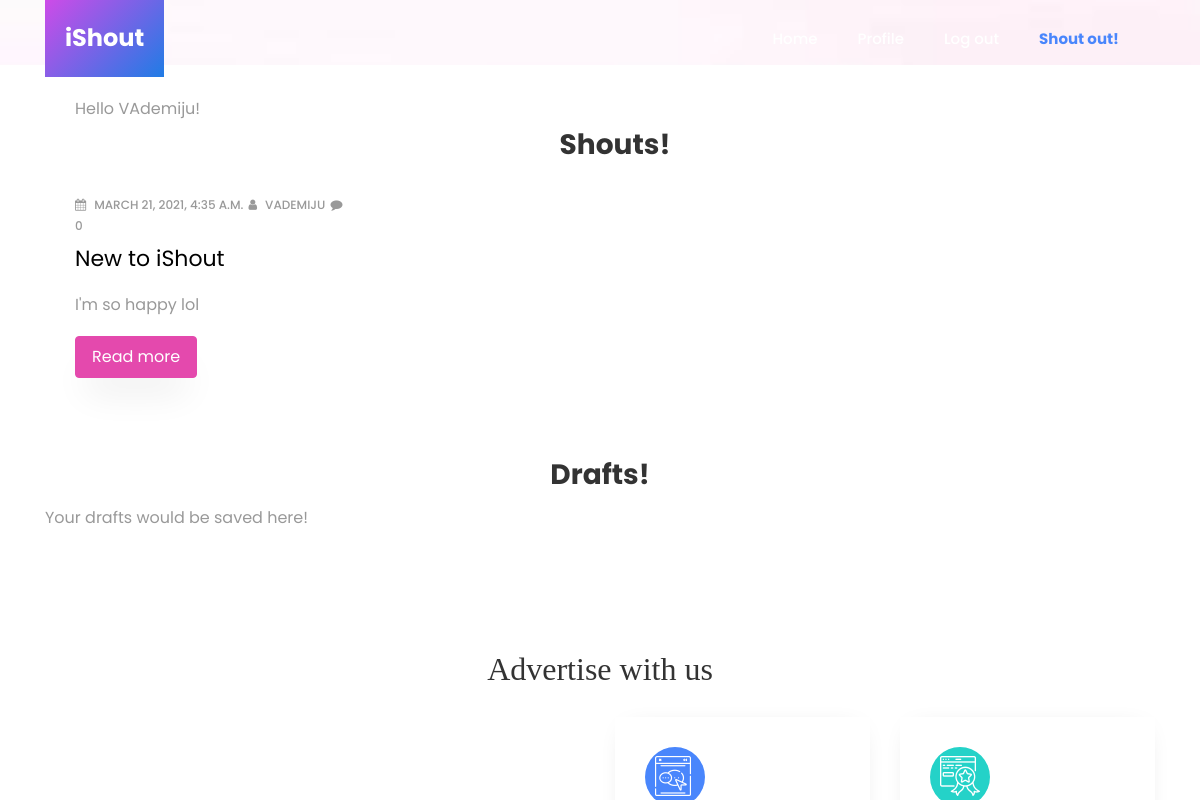
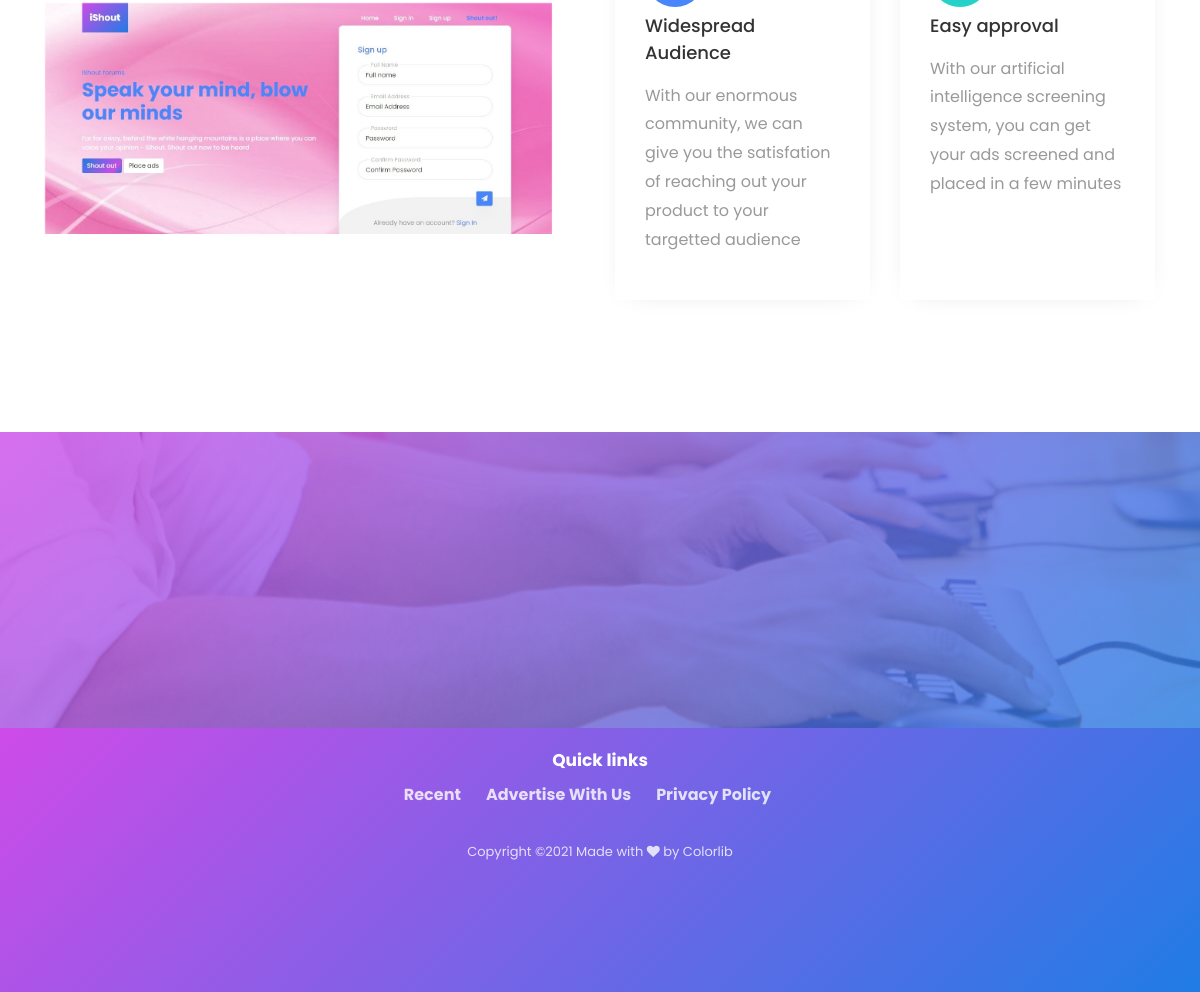
/213/2444376611987366/ (signed in), run on the app's committed database (2 pictures, top to bottom).
### Post/models.py (models this page shows, shortened)
class Post(models.Model):
    STATUS_CHOICES = (
        ('draft', 'Draft'),
        ('published', 'Published'),
    )
    title = models.CharField(max_length=255)
    slug = models.SlugField(max_length=255, unique_for_date='published', blank=True)
    detail = models.TextField()
    author = models.ForeignKey(User, null=True, on_delete=models.SET_NULL, related_name='posts')
    status = models.CharField(choices=STATUS_CHOICES, max_length=10, default='draft')
    published = models.DateTimeField(auto_now_add=True)
    updated = models.DateTimeField(auto_now=True)
    tags = TaggableManager()
    class Meta:
        ordering = ('-published',)

### Post/views.py (the view)
# urls.py: path('213/2444376611987366/', views.profile, name="profile"),
@login_required
def profile(request):
    drafts = request.user.posts.filter(status="draft")
    shouts = request.user.posts.filter(status="published")
    context = {"drafts":drafts, "shouts":shouts}
    return render(request, "post/profile.html", context)

### Main/templates/post/profile.html (shortened to what this page needs)
{% extends 'base.html' %}
{% load static %}
{% block content %}
    <section class="hero-wrap" style="height: 65px; background-image: url({% static 'images/background.jpg' %});">
    </section>
    <section>
    <div class="container">
      <div style="margin: 30px 0px 0px 30px;">
        Hello {{ user.username }}!
        <h3 style="font-weight:bold; text-align:center;">Shouts!</h3>
      </div>
      <div class="row d-flex">
            {% if shouts %}
                {% for post in shouts %}
                <div class="col-lg-4 ftco-animate">
                    <div class="blog-entry">
                        <div class="text d-block">
                            <div class="meta">
                                <p>
                                    <span style="margin-right:2px;"><span class="fa fa-calendar mr-2"></span>{{ post.published }}</span>
                                    <span style="margin-right:2px;"><span class="fa fa-user mr-2"></span>{{ post.author }}</span>
                                    <span style="margin-right:2px;"><span class="fa fa-comment mr-2"></span>{{ post.comment_set.count }}</span>
                                </p>
                            </div>
                            <h3 class="heading"><a href="{% url 'post:detail' pk=post.id slug=post.slug %}">{{ post.title }}</a></h3>
                            <p>{{ post.detail|truncatechars:55 }}</p>
                            <p><a href="{% url 'post:detail' pk=post.id slug=post.slug %}" class="btn btn-secondary py-2 px-3">Read more</a></p>
                        </div>
                    </div>
                    </div>
                {% endfor %}
            {% else %}
                Your shouts would be shown here! You should  <a href="{% url 'post:create' %}" class="btn" style="border-radius:0px; color:white; background:#ddd; padding:1px 4px;">Shout out</a> now
            {% endif %}
        </div>
    <div>
      <div>
        <h3 style="font-weight:bold; text-align:center;">Drafts!</h3>
      </div>
            {% if drafts %}
                {% for post in drafts %}
                <div class="col-lg-4 ftco-animate">
                    <div class="blog-entry">
                        <div class="text d-block">
                            <div class="meta">
                                <p>
                                    <span style="margin-right:2px;"><span class="fa fa-calendar mr-2"></span>{{ post.published }}</span>
                                    <span style="margin-right:2px;"><span class="fa fa-user mr-2"></span>{{ post.author }}</span>
                                    <span style="margin-right:2px;"><span class="fa fa-comment mr-2"></span>{{ post.comment_set.count }}</span>
                                </p>
                            </div>
                            <h3 class="heading"><a href="{% url 'post:detail' pk=post.id slug=post.slug %}">{{ post.title }}</a></h3>
                            <p>{{ post.detail|truncatechars:55 }}</p>
                            <p><a href="{% url 'post:detail' pk=post.id slug=post.slug %}" class="btn btn-secondary py-2 px-3">Read more</a></p>
                        </div>
                    </div>
                    </div>
                {% endfor %}
            {% else %}
                Your drafts would be saved here!
            {% endif %}
          </div>
  </div>
    </section>
{% endblock %}

### data on the page
Post: published "MARCH 21, 2021, 4:35 A.M.", author "VADEMIJU", comment_set.count "0", title "New to iShout", detail "I'm so happy lol"

### other printed values
{{ user.username }} "VAdemiju"
